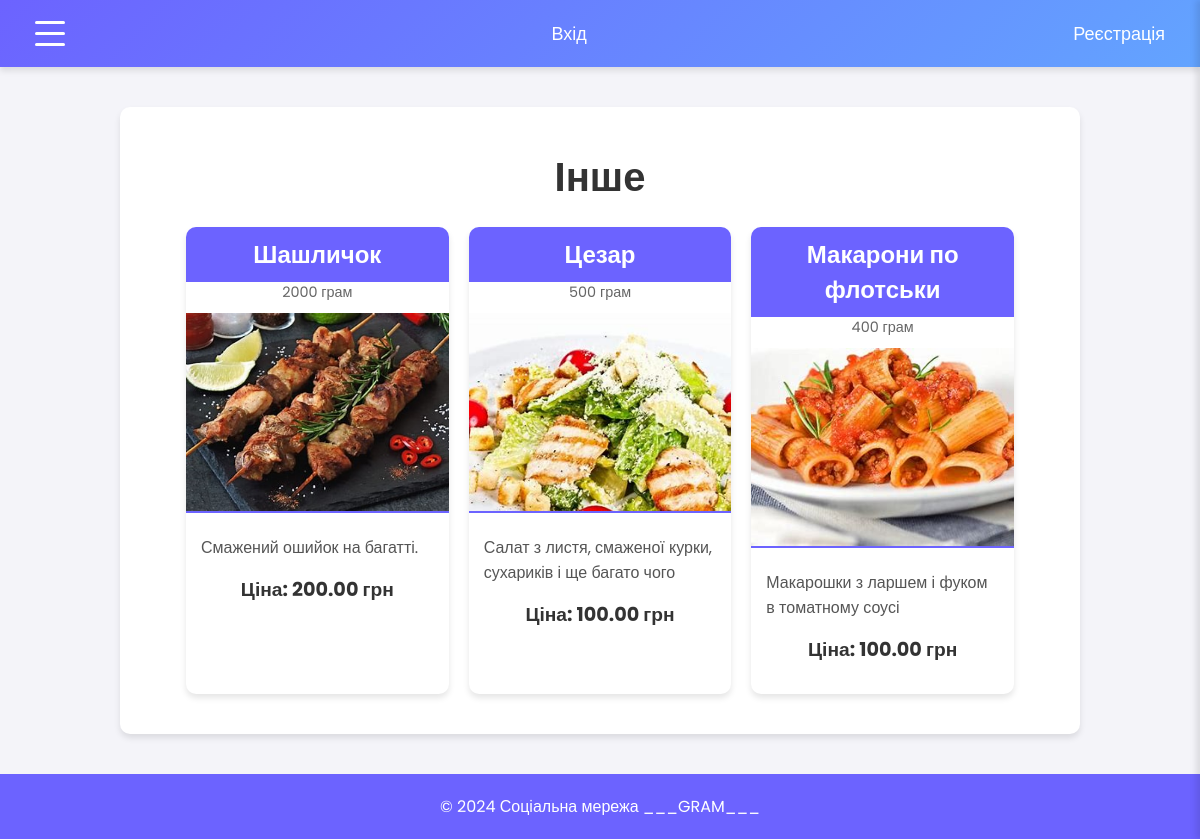
The app's page /dishes/other/ with its own data.
### restik/models.py (models this page shows, shortened)
class Food(models.Model):
    name = models.CharField(max_length=255, verbose_name='Назва страви')
    weight = models.IntegerField(blank=True, verbose_name='Вага')
    description = models.TextField(blank=True, verbose_name='Опис страви')
    price = models.DecimalField(max_digits=10, decimal_places=2, verbose_name='Ціна')
    image = models.ImageField(upload_to='media/', blank=True, null=True, verbose_name='Зображення страви')
    STATUS_CHOICES = [('other', 'Інше'),
        ('hot_dishe', 'Гарячі страви'),
        ('non_alc_drink', 'Без акогольні напої'),
        ('long_alc_drink', 'Лонги'),
        ('short_alc_drink', 'Шоти'),
        ('salat', 'Салати'),
        ('side_dish', 'Гарніри')]
    category = models.CharField(choices=STATUS_CHOICES, max_length=255, default = 'other', verbose_name='Категорія')
    class Meta:
        verbose_name = 'Страва'
        verbose_name_plural = 'Страви'

### restik/views.py (the view)
# urls.py: path('dishes/<category>/', views.filtered_food_list, name='food_cat'),
def filtered_food_list(request, category):
    dishes = Food.objects.filter(category=category)
    category_name = dict(Food.STATUS_CHOICES).get(category, 'Невідома категорія')
    return render(request, 'food_list.html', {'dishes': dishes, 'category': category_name})

### templates/food_list.html (shortened to what this page needs)
{% extends 'base.html' %}
{% block content%}
<main class="container">
    {% if category %}
        <h1 class="page-title">{{ category }}</h1>
    {% else %}
        <h1 class="page-title">страви</h1>
    {% endif %}
    <div class="food-container">
        {% for dish in dishes %}
        <div class="food-card">
            <h2 class="food-title">{{ dish.name }}</h2>
            <p class="food-weight">{{ dish.weight }} грам</p>
            {% if dish.image %}
                <img src="{{ dish.image.url }}" alt="{{ dish.name }}" class="food-image">
            {% else %}
                <p class="no-image">Зображення відсутнє</p>
            {% endif %}
            <p class="food-description">{{ dish.description }}</p>
            <p class="food-price"><strong>Ціна: {{ dish.price }} грн</strong></p>
            <div class="food-actions">
            </div>
        </div>
        {% endfor %}
    </div>
</main>
{% endblock %}

### records on screen
Food: name "Шашличок", weight "2000", image (picture), description "Смажений ошийок на багатті.", price "200.00"
Food: name "Цезар", weight "500", image (picture), description "Салат з листя, смаженої курки, сухариків і ще багато чого", price "100.00"
Food: name "Макарони по флотськи", weight "400", image (picture), description "Макарошки з ларшем і фуком в томатному соусі", price "100.00"

### other values on screen
{{ category }} "Інше"
